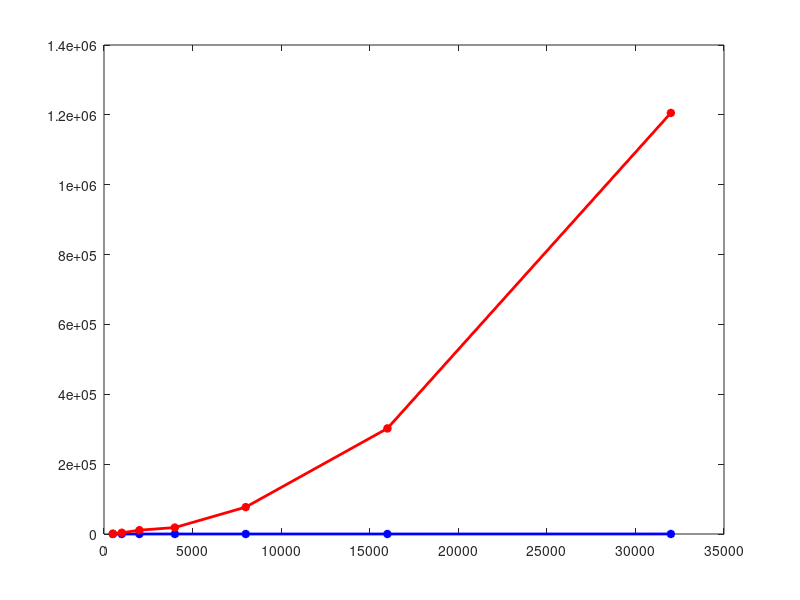

Recreate this plot in MATLAB.
x = [500 1000 2000 4000 8000 16000 32000];MaxSubSum1 = [887 3532 10946 18486 76969 302299 1205543];MaxSubSum2 = [1.788 3.312 6.159 8.151 19.3 33.57 66.114];plot(x, MaxSubSum2, "linewidth", 2, "color", 'b', "marker", '*');pause(5);hold on;plot(x, MaxSubSum1, "linewidth", 2, "color", 'r', "marker", '*');pause(10);